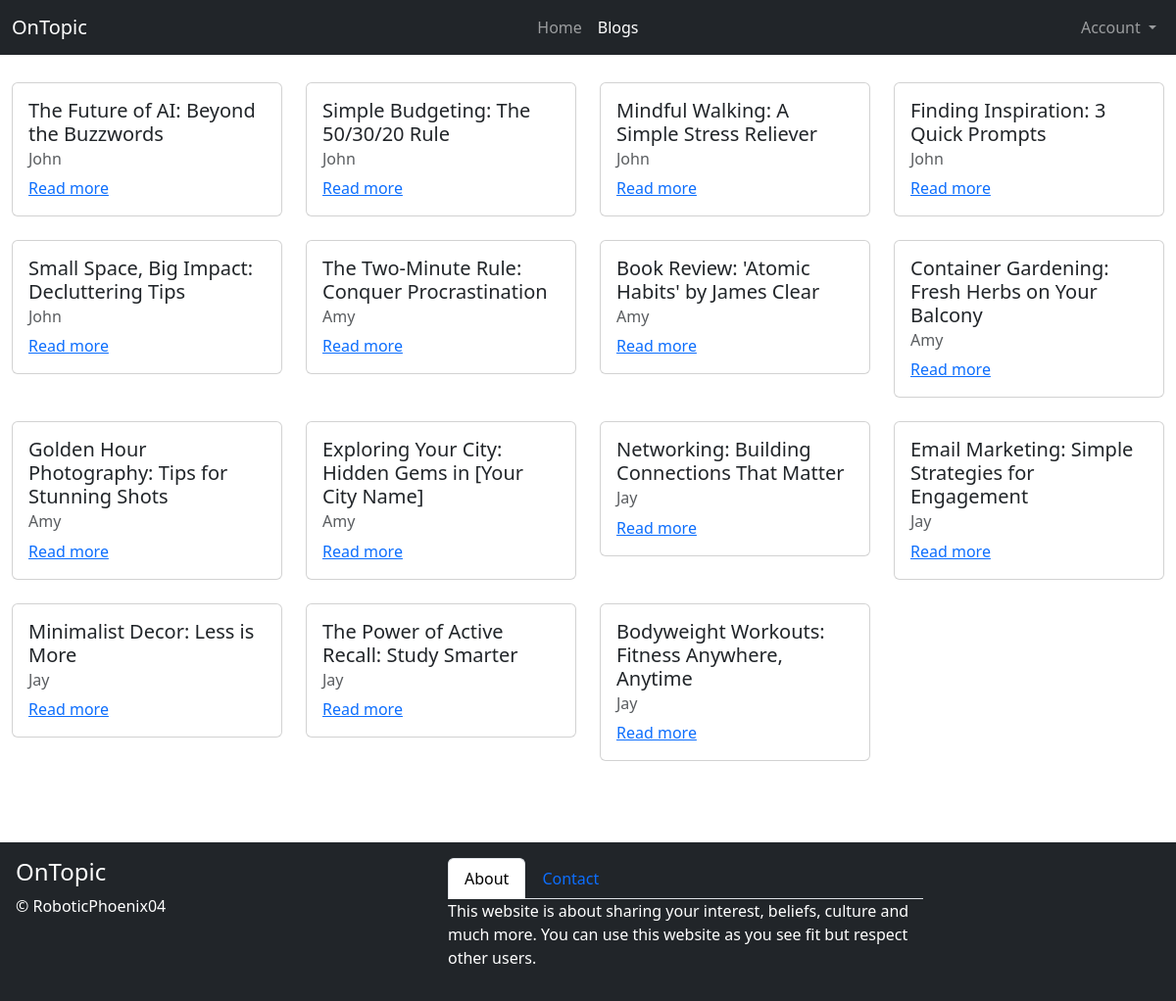
/blogs.php, run on the app's committed database.
### tables this page shows
CREATE TABLE `blogs` (
    id MEDIUMINT NOT NULL AUTO_INCREMENT PRIMARY KEY,
    iduser MEDIUMINT NOT NULL,
    nameuser VARCHAR(100) NOT NULL,
    title VARCHAR(100) NOT NULL,
    content TEXT NOT NULL,
    datecreation DATETIME NOT NULL
);

### blogs.php (the view, shortened to what this page needs)
<?php
require('connect.php');
$query = $pdo->query("SELECT id, title, content, nameuser FROM blogs");
$results = $query->fetchAll(PDO::FETCH_ASSOC);
?>
<!DOCTYPE html>
<html lang="en">
<head>
    <link href="https://cdn.jsdelivr.net/npm/bootstrap@5.3.3/dist/css/bootstrap.min.css" rel="stylesheet"
>
    <link rel="stylesheet" href="https://cdn.jsdelivr.net/npm/bootstrap-icons@1.11.3/font/bootstrap-icons.min.css">
</head>
<body>
    <nav class="navbar navbar-expand-sm navbar-dark bg-dark">
        <div class="container-fluid">
            <span class="navbar-brand"><a href="index.php" class="text-white" style="text-decoration: none;">OnTopic</a></span>
            <div class="collapse navbar-collapse" id="navbarNav">
                <ul class="navbar-nav mx-auto">
                    <li class="nav-item">
                        <a href="index.php" class="nav-link">
                            Home
                        </a>
                    </li>
                    <li class="nav-item">
                        <a href="blogs.php" class="nav-link active">
                            Blogs
                        </a>
                    </li>
                </ul>
                <ul class="navbar-nav">
                    <li class="nav-item dropdown">
                        <a href="#" class="nav-link dropdown-toggle" id="navbarDropdown" role="button"
                            data-bs-toggle="dropdown">
                            Account
                        </a>
                    </li>
                </ul>
            </div>
        </div>
    </nav>
    <div class="container-fluid mt-1" style="min-height: 100vh;">
        <div class="row">
            <?php foreach ($results as $result): ?>
                <div class='col-md-3 col-sm-6 mt-4'>
                    <div class='card'>
                        <div class='card-body'>
                            <h5 class='card-title'><?= $result['title'] ?></h5>
                            <h6 class='card-subtitle mb-2 text-muted'><?= $result['nameuser'] ?></h6>
                            <p class='card-text'><a href="blog.php?id=<?= $result['id'] ?>">Read more</a></p>
                        </div>
                    </div>
                </div>
            <?php endforeach; ?>
        </div>
    </div>
    <footer>
        <div class="container-fluid bg-dark text-white p-3">
            <div class="row">
                <div class="col-md-2">
                    <h4>OnTopic</h4>
                    <p>© RoboticPhoenix04</p>
                </div>
                <div class="col-md-10 d-flex justify-content-center">
                    <div class="w-50">
                        <ul class="nav nav-tabs" id="myTab" role="tablist">
                            <li class="nav-item" role="presentation">
                                <button class="nav-link active" id="about-tab" data-bs-toggle="tab" data-bs-target="#about" type="button" role="tab">About</button>
                            </li>
                            <li class="nav-item" role="presentation">
                                <button class="nav-link" id="contact-tab" data-bs-toggle="tab" data-bs-target="#contact" type="button" role="tab">Contact</button>
                            </li>
                        </ul>
                        <div class="tab-content" id="myTabContent">
                            <div class="tab-pane fade show active" id="about" role="tabpanel">
                                <p>This website is about sharing your interest, beliefs, culture and much more. You can use this website as you see fit but respect other users.</p>
                            </div>
                        </div>
                    </div>
                </div>
            </div>
        </div>
    </footer>
</body>
</html>

### data on the page
blogs: title "The Future of AI: Beyond the Buzzwords", nameuser "John"
blogs: title "Simple Budgeting: The 50/30/20 Rule", nameuser "John"
blogs: title "Mindful Walking: A Simple Stress Reliever", nameuser "John"
blogs: title "Finding Inspiration: 3 Quick Prompts", nameuser "John"
blogs: title "Small Space, Big Impact: Decluttering Tips", nameuser "John"
blogs: title "The Two-Minute Rule: Conquer Procrastination", nameuser "Amy"
blogs: title "Book Review: 'Atomic Habits' by James Clear", nameuser "Amy"
blogs: title "Container Gardening: Fresh Herbs on Your Balcony", nameuser "Amy"
blogs: title "Golden Hour Photography: Tips for Stunning Shots", nameuser "Amy"
blogs: title "Exploring Your City: Hidden Gems in [Your City Name]", nameuser "Amy"
blogs: title "Networking: Building Connections That Matter", nameuser "Jay"
blogs: title "Email Marketing: Simple Strategies for Engagement", nameuser "Jay"
blogs: title "Minimalist Decor: Less is More", nameuser "Jay"
blogs: title "The Power of Active Recall: Study Smarter", nameuser "Jay"
blogs: title "Bodyweight Workouts: Fitness Anywhere, Anytime", nameuser "Jay"
